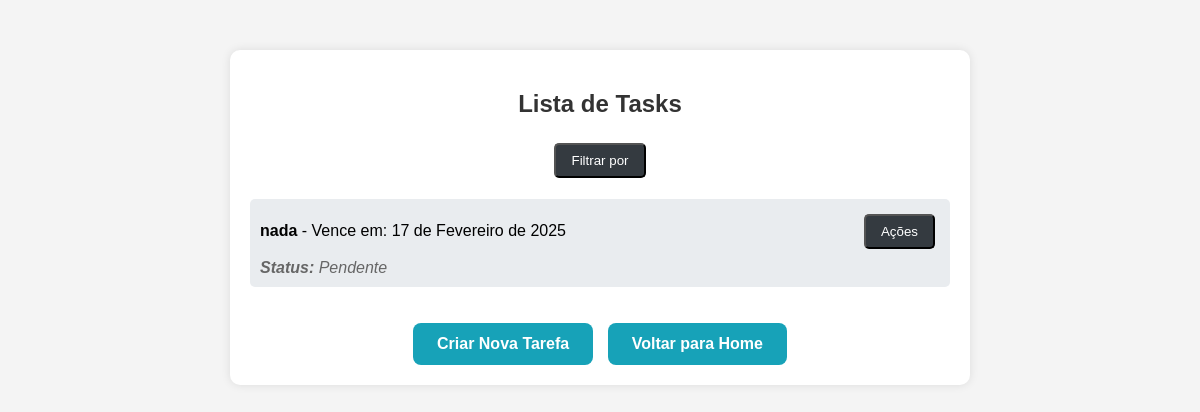
Page /user/tasks/ (signed in) on the committed database.
### student_portal/models.py (models this page shows, shortened)
class Task(models.Model):
    user = models.ForeignKey("User", on_delete=models.CASCADE, related_name="tasks")
    title = models.CharField(max_length=200)
    description = models.TextField(blank=True)
    due_date = models.DateField()
    completed = models.BooleanField(default=False)
    completed_at = models.DateField(null=True, blank=True)

### student_portal/views.py (the view)
# urls.py: path('user/tasks/', task_list, name='task_list'),
@login_required
def task_list(request):
    filter_status = request.GET.get('status')
    tasks = Task.objects.filter(user=request.user)
    now = timezone.now()
    if filter_status == 'todo':
        tasks = tasks.filter(completed=False, due_date__gt=now)
    elif filter_status == 'overdue':
        tasks = tasks.filter(completed=False, due_date__lte=now)
    elif filter_status == 'done':
        tasks = tasks.filter(completed=True)
    return render(request, 'tasks/task_list.html', {"tasks": tasks})

### student_portal/templates/tasks/task_list.html (shortened to what this page needs)
<!DOCTYPE html>
<html lang="pt-br">
<head>
</head>
<body>
    <div class="container">
        <h2>Lista de Tasks</h2>
        <div class="filter-container">
            <button class="filter-button" onclick="toggleMenu('filter-menu')">Filtrar por</button>
        </div>
        <ul class="task-list">
            {% for task in tasks %}
            <li class="task-item">
                <div class="task-header">
                    <span>
                        <strong>{{ task.title }}</strong>
                        {% if task.due_date %}
                            - Vence em: {{ task.due_date }}
                        {% endif %}
                    </span>
                    <div class="task-actions-container">
                        <button class="task-actions-button" onclick="toggleMenu('task-actions-menu-{{ task.pk }}')">Ações</button>
                    </div>
                </div>
                <div class="task-status">
                    <strong>Status:</strong> {% if task.completed %} Concluída {% else %} Pendente {% endif %}
                </div>
            </li>
            {% endfor %}
        </ul>
        <a class="new-task" href="{% url 'task_new' %}">Criar Nova Tarefa</a>
        <a class="back-home" href="{% url 'home' %}">Voltar para Home</a>
    </div>
</body>
</html>

### student_portal/templates/tasks/task_list.html (style rules this page uses)
body { font-family: Arial, sans-serif; background-color: #f4f4f4; text-align: center; margin: 0; padding: 0; }
.container { max-width: 700px; background: white; margin: 50px auto; padding: 20px; border-radius: 10px; box-shadow: 0px 0px 10px rgba(0, 0, 0, 0.1); font-family: Arial, sans-serif; }
h2 { color: #333; }
.filter-container, .task-actions-container { position: relative; display: inline-block; }
.filter-button, .task-actions-button { background: #343a40; color: #fff; text-decoration: none; padding: 8px 15px; border-radius: 5px; margin: 5px; transition: background 0.3s; cursor: pointer; font-family: Arial, sans-serif; }
.task-list { list-style: none; padding: 0; font-family: Arial, sans-serif; }
.task-item { background: #e9ecef; padding: 10px; margin: 10px 0; border-radius: 5px; display: flex; flex-direction: column; align-items: flex-start; font-family: Arial, sans-serif; }
.task-header { display: flex; width: 100%; justify-content: space-between; align-items: center; }
.task-status { margin-top: 5px; font-style: italic; color: #666; font-family: Arial, sans-serif; }
.new-task, .back-home { display: inline-block; margin-top: 20px; text-decoration: none; color: white; padding: 12px 24px; border-radius: 8px; font-size: 16px; font-weight: bold; transition: background 0.3s, transform 0.2s; font-family: Arial, sans-serif; }
.new-task { background: #17a2b8; }
.back-home { background: #17a2b8; margin-left: 10px; }

### rows in the picture
Task: title "nada", due_date "17 de Fevereiro de 2025", completed "Pendente"
